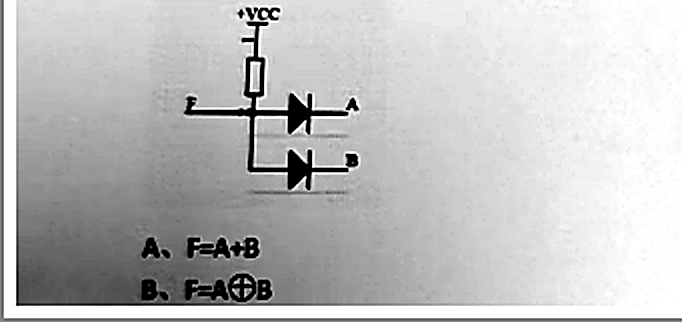
#> input picture 本地工具/面试刷题/面试题刷题软件-客观题/imgs/fig-15-logic.png, 682 x 322 px
$ python prepare_imgs.py ../imgs/fig-15-logic.png
#> lines starting #> are read from the running program, lines starting #| are printed output that depends on the picture; after the words box and inside, x2 and y2 are one past the last pixel; in counts of white or black regions, pixels touching at a corner belong together
# -*- coding: utf-8 -*-
r"""增强题目配图（提高手机/高分屏可读性）：
 1. 自动裁掉四周空白（按相对背景阈值 + 行/列内容统计，能去掉照片的灰白阴影）
 2. 灰度化 + 自动对比度拉伸
 3. 2 倍 LANCZOS 平滑放大 + USM 锐化（线条更利落）
用法：
  python tools\prepare_imgs.py            # 增强（原图自动备份到 imgs\_raw，只备份一次）
  python tools\prepare_imgs.py --restore  # 从 imgs\_raw 还原
  python tools\prepare_imgs.py --dry      # 只打印裁切结果，不写文件
"""
import glob
import os
import shutil
import sys

from PIL import Image, ImageFilter, ImageOps, ImageStat

APP = os.path.dirname(os.path.dirname(os.path.abspath(__file__)))
IMG = os.path.join(APP, 'imgs')
RAW = os.path.join(IMG, '_raw')
DRY = '--dry' in sys.argv
RESTORE = '--restore' in sys.argv

# 逐图微调（在"裁边+2 倍放大"之后执行，坐标按放大后的图算）
#  crop_top   ：从顶部再裁掉多少像素（去掉原卷裁剪时被切断的题干行）
#  blur_boxes ：要打码糊掉的区域（原卷上的手写作答痕迹，避免提前泄露答案）
TWEAK = {
    'fig-15-logic.png': {'crop_top': 50},
    'fig-6-dcdc.png': {'blur_boxes': [(540, 20, 680, 120)]},
}


def content_box(im, drop=38, pad=10, min_run=3, margin=6):
    """按"比背景暗 drop 个灰阶"找内容，再用行/列像素统计收紧边界
    margin：忽略最外圈像素（照片裁剪常带 1~4px 黑边框）"""
    bg = ImageStat.Stat(im).median[0]                  # 背景灰度（中位数）
    thr = max(0, bg - drop)
    mask = im.point(lambda p: 255 if p < thr else 0)
    px = mask.load()
    W, H = mask.size
    cols = [0] * W
    rows = [0] * H
    for y in range(margin, H - margin):
        for x in range(margin, W - margin):
            if px[x, y]:
                cols[x] += 1
                rows[y] += 1
    xs = [x for x in range(W) if cols[x] >= min_run]
    ys = [y for y in range(H) if rows[y] >= min_run]
    if not xs or not ys:
        return None
    box = (max(0, xs[0] - pad), max(0, ys[0] - pad),
           min(W, xs[-1] + 1 + pad), min(H, ys[-1] + 1 + pad))
    return box, bg, thr


def enhance(path, scale=2):
    name = os.path.basename(path)
    im = Image.open(path).convert('L')
    before = im.size
    r = content_box(im)
    info = ''
    if r:
        box, bg, thr = r
        if (box[2] - box[0]) < im.width or (box[3] - box[1]) < im.height:
            im = im.crop(box)
        info = f"bg={bg} thr={thr} crop={box}"
    im = ImageOps.autocontrast(im, cutoff=(0, 10))
    im = im.resize((im.width * scale, im.height * scale), Image.LANCZOS)
    im = im.filter(ImageFilter.UnsharpMask(radius=2, percent=110, threshold=3))
    tk = TWEAK.get(name, {})
    if tk.get('crop_top'):
        im = im.crop((0, int(tk['crop_top']), im.width, im.height))
        info += f" 顶部再裁 {tk['crop_top']}px"
    for bx in tk.get('blur_boxes', []):
        bx = tuple(int(v) for v in bx)
        pad = 6
        region = im.crop((max(0, bx[0] - pad), max(0, bx[1] - pad),
                          min(im.width, bx[2] + pad), min(im.height, bx[3] + pad)))
        im.paste(region.filter(ImageFilter.GaussianBlur(14)),
                 (max(0, bx[0] - pad), max(0, bx[1] - pad)))
        info += f" 糊掉原卷手写痕迹 {bx}"
    if not DRY:
        im.convert('RGB').save(path, optimize=True)
    return before, im.size, info


def main():
    files = [p for p in sorted(glob.glob(os.path.join(IMG, '*.png')))]
    if RESTORE:
        n = 0
        for p in files:
            bak = os.path.join(RAW, os.path.basename(p))
            if os.path.exists(bak):
                shutil.copy2(bak, p)
                n += 1
                print('还原', os.path.basename(p))
        print(f'共还原 {n} 张')
        return
    os.makedirs(RAW, exist_ok=True)
    for p in files:
        name = os.path.basename(p)
        bak = os.path.join(RAW, name)
        if not os.path.exists(bak):
            shutil.copy2(p, bak)                       # 原图只备份一次
        before, after, info = enhance(p)
#> in content_box, `bg = ImageStat.Stat(im).median[0]`: bg = 205
#> in content_box, `thr = max(0, bg - drop)`: thr = 167
#> in content_box, `mask = im.point(lambda p: 255 if p < thr else 0)`:
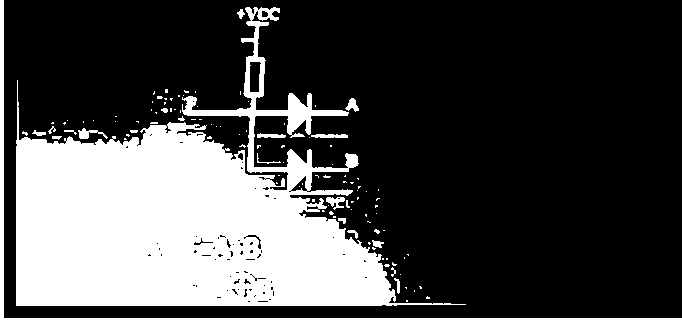
#> mask: PIL image 682x322 L; 28.3% white; 113 white regions (93 under 20 px), largest, box (x1, y1, x2, y2) and area: (16, 7, 466, 306) 56530, (0, 0, 682, 322) 4000, (78, 128, 108, 139) 139
#> in enhance, `r = content_box(im)`: r = ((6, 0, 440, 316), 205, 167)
#> in enhance, `box, bg, thr = r`: box = (6, 0, 440, 316); bg = 205; thr = 167
#> in enhance, `im = im.crop(box)`:
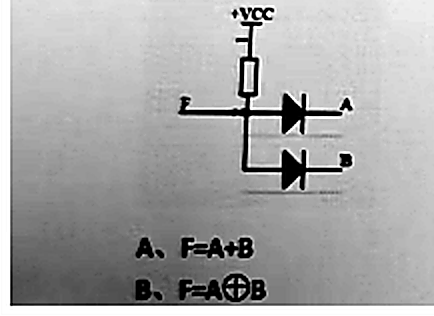
#> im: PIL image 434x316 L; min 0, max 255, mean 167.4
#> in enhance, `info = f"bg={bg} thr={thr} crop={box}"`: info = 'bg=205 thr=167 crop=(6, 0, 440, 316)'
#> in enhance, `im = ImageOps.autocontrast(im, cutoff=(0, 10))`:
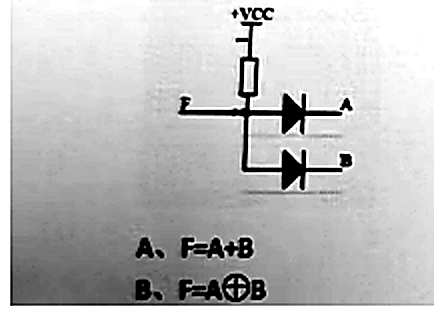
#> im: PIL image 434x316 L; min 0, max 255, mean 189.2
#> in enhance, `im = im.filter(ImageFilter.UnsharpMask(radius=2, percent=110, threshol..`:
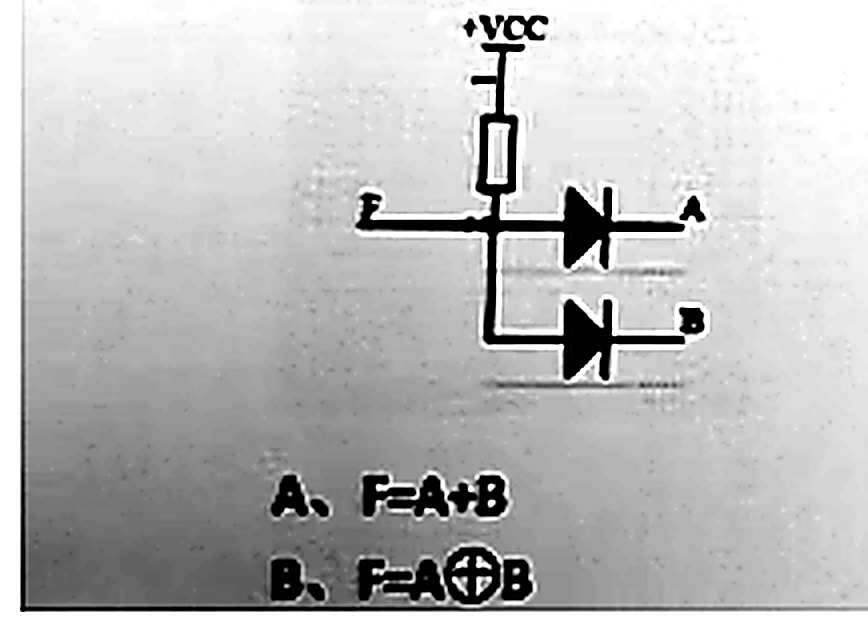
#> im: PIL image 868x632 L; min 0, max 255, mean 189.3
#> in enhance, `im = im.crop((0, int(tk['crop_top']), im.width, im.height))`:
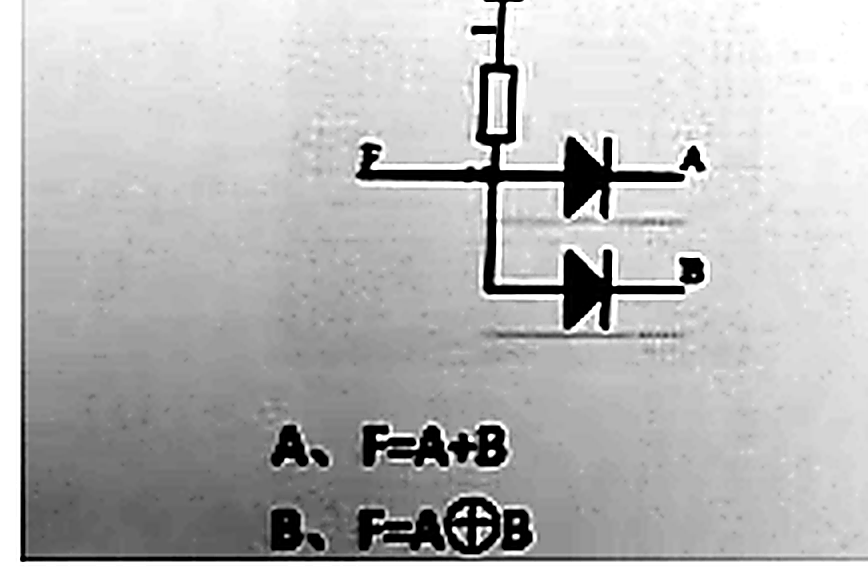
#> im: PIL image 868x582 L; min 0, max 255, mean 184.7
#> before = (682, 322); after = (868, 582)
        print(f"{name}: {before[0]}x{before[1]} → {after[0]}x{after[1]}"
              f"  {os.path.getsize(p)//1024} KB   {info}" + ("  (dry)" if DRY else ""))
#| fig-15-logic.png: 682x322 → 868x582  183 KB   bg=205 thr=167 crop=(6, 0, 440, 316) 顶部再裁 50px
#> pass 2 of the loop in main, `for p in files:`:
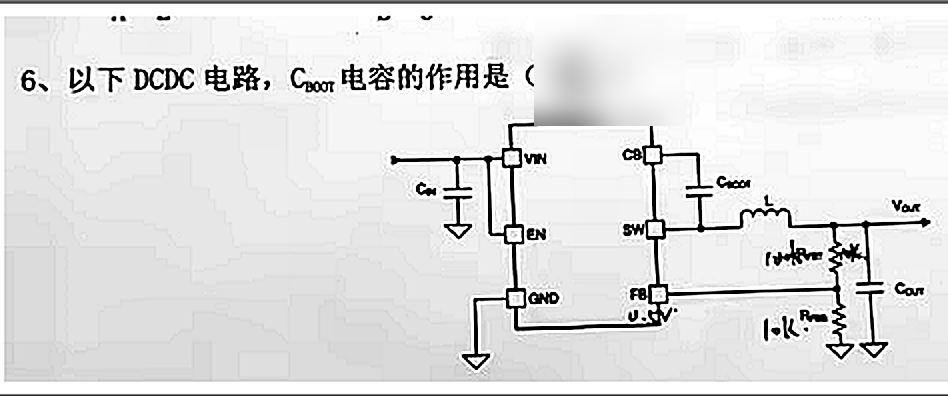
#> input picture 本地工具/面试刷题/面试题刷题软件-客观题/imgs/fig-6-dcdc.png, 948 x 396 px
#> in content_box (call 2), `bg = ImageStat.Stat(im).median[0]`: bg = 237
#> in content_box (call 2), `thr = max(0, bg - drop)`: thr = 199
#> in content_box (call 2), `mask = im.point(lambda p: 255 if p < thr else 0)`:
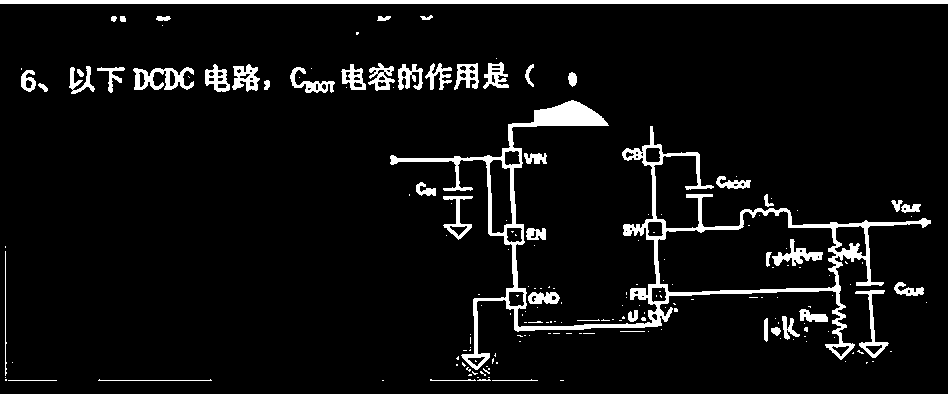
#> mask: PIL image 948x396 L; 7% white; 187 white regions (135 under 20 px), largest, box (x1, y1, x2, y2) and area: (390, 100, 931, 370) 10601, (0, 0, 948, 4) 3792, (0, 394, 948, 396) 1896
#> r = ((0, 6, 941, 391), 237, 199)
#> in enhance (call 2), `box, bg, thr = r`: box = (0, 6, 941, 391); bg = 237; thr = 199
#> in enhance (call 2), `info = f"bg={bg} thr={thr} crop={box}"`: info = 'bg=237 thr=199 crop=(0, 6, 941, 391)'
#> the loop in enhance (call 2), `for bx in tk.get('blur_boxes', []):` made 1 pass
#> pass 1, in enhance (call 2), `region = im.crop((max(0, bx[0] - pad), max(0, bx[1] - pad), min(im.wid..`:
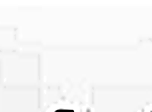
#> region: PIL image 152x112 L; min 0, max 255, mean 247.6
#> in main, `before, after, info = enhance(p)`: before = (948, 396); after = (1882, 770)
#| fig-6-dcdc.png: 948x396 → 1882x770  395 KB   bg=237 thr=199 crop=(0, 6, 941, 391) 糊掉原卷手写痕迹 (540, 20, 680, 120)
#> pass 3 of the loop in main, `for p in files:`:
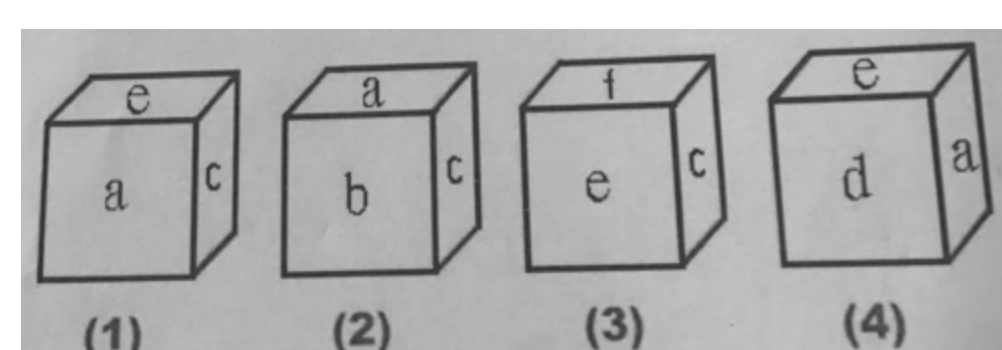
#> input picture 本地工具/面试刷题/面试题刷题软件-客观题/imgs/fig-q5-cube.png, 1002 x 350 px
#> in enhance, im is the input picture: PIL image 1002x350 L; min 48, max 255, mean 176.6
#> in content_box (call 3), `bg = ImageStat.Stat(im).median[0]`: bg = 180
#> in content_box (call 3), `thr = max(0, bg - drop)`: thr = 142
#> in content_box (call 3), `mask = im.point(lambda p: 255 if p < thr else 0)`:
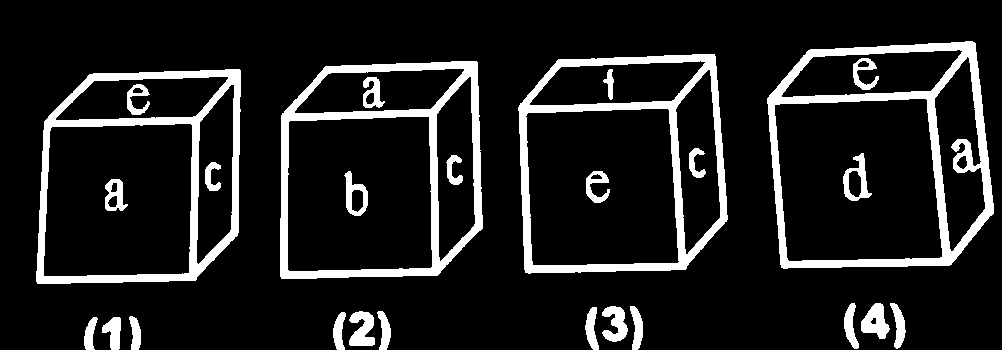
#> mask: PIL image 1002x350 L; 12.4% white; 27 white regions, largest, box (x1, y1, x2, y2) and area: (767, 41, 994, 269) 9747, (280, 61, 483, 279) 8432, (518, 54, 728, 274) 8351
#> r = ((26, 31, 1002, 350), 180, 142)
#> in enhance (call 3), `box, bg, thr = r`: box = (26, 31, 1002, 350); bg = 180; thr = 142
#> in enhance (call 3), `info = f"bg={bg} thr={thr} crop={box}"`: info = 'bg=180 thr=142 crop=(26, 31, 1002, 350)'
#> in enhance (call 3), `im = ImageOps.autocontrast(im, cutoff=(0, 10))`:
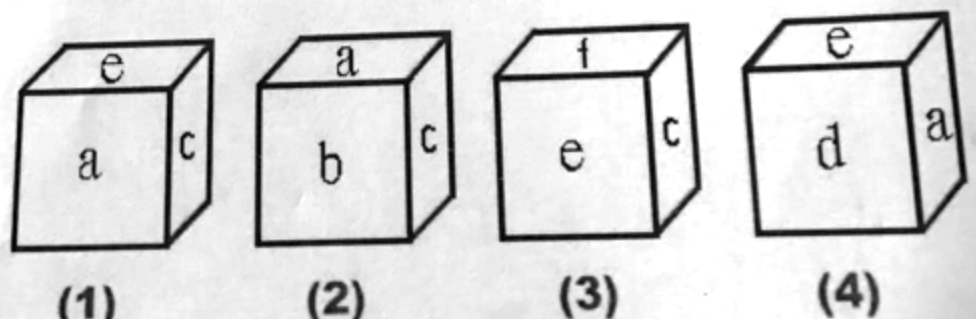
#> im: PIL image 976x319 L; min 0, max 255, mean 215.2
#> in main, `before, after, info = enhance(p)`: before = (1002, 350); after = (1952, 638); info = 'bg=180 thr=142 crop=(26, 31, 1002, 350)'
#| fig-q5-cube.png: 1002x350 → 1952x638  425 KB   bg=180 thr=142 crop=(26, 31, 1002, 350)
    print('原图备份:', RAW)


if __name__ == '__main__':
    main()
